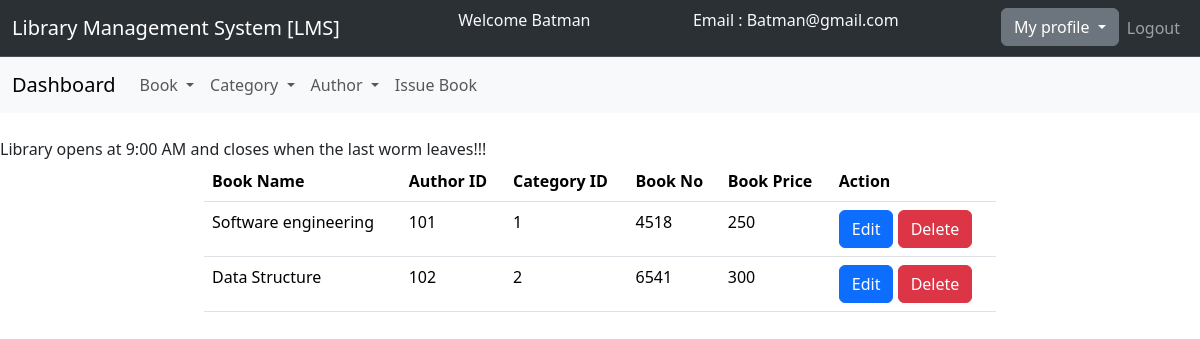
/admin/manage_book.php (signed in), run on the app's committed database.
### tables this page shows
CREATE TABLE `book` (
  `book_id` int NOT NULL,
  `book_name` varchar(40) NOT NULL,
  `author_id` int NOT NULL,
  `category_id` int NOT NULL,
  `book_no` int NOT NULL,
  `book_price` int NOT NULL
);

### admin/manage_book.php (the view, shortened to what this page needs)
<!DOCTYPE html>
<html lang="en">
<head>
    <link href="https://cdn.jsdelivr.net/npm/bootstrap@5.3.3/dist/css/bootstrap.min.css" rel="stylesheet">
</head>
<link rel="stylesheet" href="style.css">
<body>
<nav class="navbar bg-dark border-bottom border-body navbar-expand-lg bg-body-tertiary" data-bs-theme="dark">
  <div class="container-fluid">
    <div class="navbar-header ">
       <a class="navbar-brand" href="admin_dashboard.php">Library Management System [LMS]</a>
    </div>
      <p class="text-light">Welcome <?php echo($_SESSION['name']);?></p>
      <p class="text-light">Email : <?php echo($_SESSION['email']);?></p>
    <ul class="nav navbar-nav navbar-right">
        <li class="nav-item">
          <div class="dropdown">
            <button class="btn btn-secondary dropdown-toggle" type="button" data-bs-toggle="dropdown" aria-expanded="false">
              My profile
            </button>
          </div>
        </li>
        <li class="nav-item"><a class="nav-link" href="logout.php">Logout</a>
        </li>
      </ul>
    </div>
</nav>
<nav class="navbar navbar-expand-lg bg-body-tertiary">
  <div class="container-fluid">
    <a class="navbar-brand" href="admin_dashboard.php">Dashboard</a>
    <div class="collapse navbar-collapse" id="navbarSupportedContent">
      <ul class="navbar-nav me-auto mb-2 mb-lg-0">
        <li class="nav-item dropdown">
          <a class="nav-link dropdown-toggle" href="#" role="button" data-bs-toggle="dropdown" aria-expanded="false">
            Book
          </a>
        </li>
        <li class="nav-item dropdown">
          <a class="nav-link dropdown-toggle" href="#" role="button" data-bs-toggle="dropdown" aria-expanded="false">
            Category
          </a>
        </li>
        <li class="nav-item dropdown">
          <a class="nav-link dropdown-toggle" href="#" role="button" data-bs-toggle="dropdown" aria-expanded="false">
            Author
          </a>
        </li>
        <li class="nav-item">
          <a class="nav-link" href="issue_book.php">Issue Book</a>
        </li>
      </ul>
    </div>
  </div>
</nav>
<br><span><marquee behavior="" direction="">Library opens at 9:00 AM and closes when the last worm leaves!!!</marquee></span>
<div class="row">
  <div class="col-md-2"></div>
    <div class="col-md-8">
      <table class="table">
        <thead>
          <tr>
            <th scope="col">Book Name</th>
            <th scope="col">Author ID</th>
            <th scope="col">Category ID</th>
            <th scope="col">Book No</th>
            <th scope="col">Book Price</th>
            <th scope="col">Action</th>
          </tr>
        </thead>
        <tbody>
        <?php
          $connection = mysqli_connect("localhost","root","appu1234");
          $query = "select book_name,author_id,category_id,book_no,book_price from book";
          $query_run = mysqli_query($connection,$query);
          while($row = mysqli_fetch_assoc($query_run)){
            ?>
            <tr>
            <td><?php echo $row['book_name']?></td>
            <td><?php echo $row['author_id']?></td>
            <td><?php echo $row['category_id']?></td>
            <td><?php echo $row['book_no']?></td>
            <td><?php echo $row['book_price']?></td>
            <td>
            <button type="button" class="btn btn-primary"><a style="text-decoration: none; color:white;" href="edit_book.php?bookno=<?php echo $row['book_no'];?>">Edit</a></button>
            <button type="button" class="btn btn-danger"><a style="text-decoration: none; color:white;" href="delete_book.php?bookno=<?php echo $row['book_no'];?>">Delete</a></button>
          </td>
            </tr>
            <?php
          }
        ?>
        </tbody>
      </table>
    </div>
  <div class="col-md-2"></div>
</div>
</body>
</html>

### data on the page
book: book_name "Software engineering", author "101", category "1", book_no "4518", book_price "250"
book: book_name "Data Structure", author "102", category "2", book_no "6541", book_price "300"

### other printed values
$_SESSION['name'] "Batman"
$_SESSION['email'] "Batman@gmail.com"
